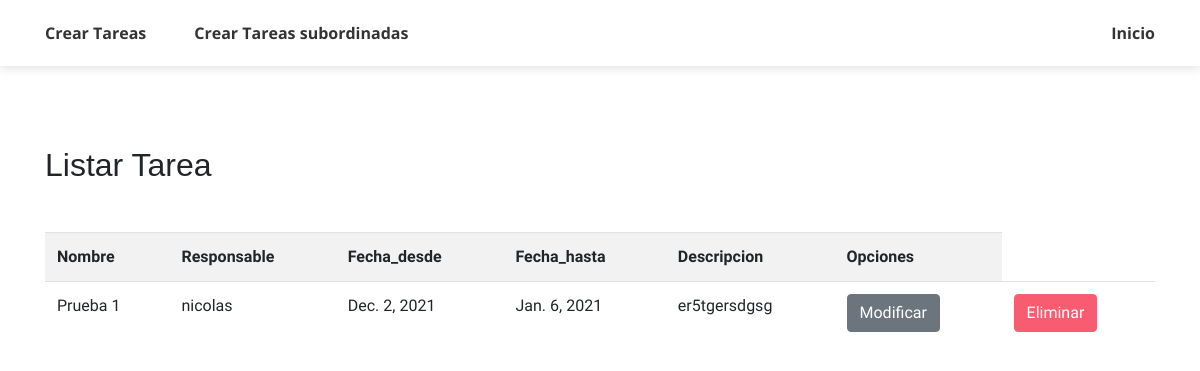
/ListarTarea/, run on an earlier commit of the app's database.
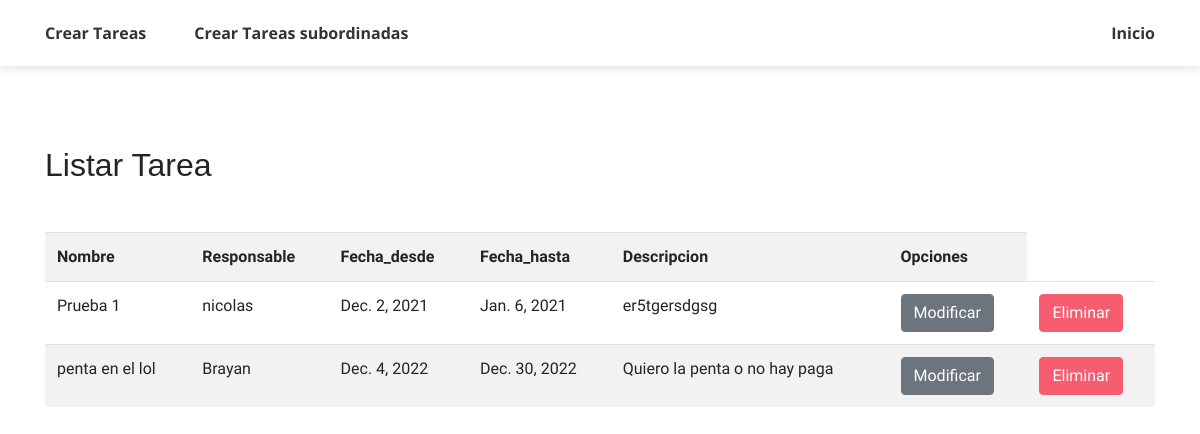
And on a later commit of the database.
### account/models.py (models this page shows, shortened)
class Tarea(models.Model):
    Nombre_Tarea = models.CharField(max_length=50)
    Responsable = models.OneToOneField(User, on_delete=models.CASCADE)
    Fecha_desde = models.DateField()
    Fecha_hasta = models.DateField()
    Descripcion = models.TextField()

class User(AbstractUser):
    is_admin= models.BooleanField('Is admin', default=False)
    is_customer = models.BooleanField('Is customer', default=False)
    is_employee = models.BooleanField('Is employee', default=False)
    class Meta:
            db_table = 'auth_user'

### account/views.py (the view)
# urls.py: path('ListarTarea/', views.ListarTarea, name='ListarTarea'),
def ListarTarea(request):
    Tareas = Tarea.objects.all()
    data = {
        'Tareas': Tareas
    }
    return render(request, 'TareasFun/listar.html', data)

### templates/TareasFun/listar.html (shortened to what this page needs)
<!DOCTYPE html>
{% load static %}
<html lang="en">
<head>
    <link rel="stylesheet" href="{% static 'css/themify-icons.css' %}">
	<link rel="stylesheet" href="{% static 'css/StyleWeb.css' %}">
    <link rel="stylesheet" href="https://cdn.jsdelivr.net/bxslider/4.2.12/jquery.bxslider.css">
</head>
<body data-spy="scroll" data-target=".navbar" data-offset="40" id="home">
    {% load crispy_forms_tags %}
    <nav class="navbar sticky-top navbar-expand-lg navbar-light bg-white" data-spy="affix" data-offset-top="510">
        <div class="container">
            <div class="collapse mt-sm-20 navbar-collapse" id="navbarSupportedContent">
                <ul class="navbar-nav mr-auto">
                    <li class="nav-item">
                        <a href="{% url 'AgregarTarea' %}" class="nav-link">Crear Tareas</a>
                    </li>
                    <li class="nav-item">
                        <a href="{% url 'AgregarTareaSub' %}" class="nav-link">Crear Tareas subordinadas</a>
                    </li>
                </ul>
                <ul class="navbar-nav ml-auto">
                    <li class="nav-item">
                        <a href="{% url 'employee' %}" class="nav-link">Inicio</a>
                    </li>
                </ul>
            </div>
        </div>
    </nav>
    <section class="section" id="resume">
        <div class="container">
            <h2 class="mb-5"> Listar Tarea</h2>
            <table class="table table-striped table-hover">
                <tr>
                    <th>Nombre</th>
                    <th>Responsable</th>
                    <th>Fecha_desde</th>
                    <th>Fecha_hasta</th>
                    <th>Descripcion</th>
                    <th>Opciones</th>
                </tr>
                {% for T in Tareas %}
                <tr>
                    <td>{{T.Nombre_Tarea}}</td>
                    <td>{{T.Responsable}}</td>
                    <td>{{T.Fecha_desde}}</td>
                    <td>{{T.Fecha_hasta}}</td>
                    <td>{{T.Descripcion}}</td>
                    <td> <a href="{% url 'ModificarTarea' T.id %}" class="btn btn-secondary">Modificar</a> </td>
                    <td> <a href="{% url 'EliminarTarea' T.id %}" class="btn btn-primary">Eliminar</a> </td>
                </tr>
                {% endfor %}
            </table>
        </div>
    </section>
</body>
</html>

What changed in the data, as far as the page shows it:
added Tarea: Nombre_Tarea "penta en el lol", Responsable "Brayan", Fecha_desde "Dec. 4, 2022", Fecha_hasta "Dec. 30, 2022", Descripcion "Quiero la penta o no hay paga"
